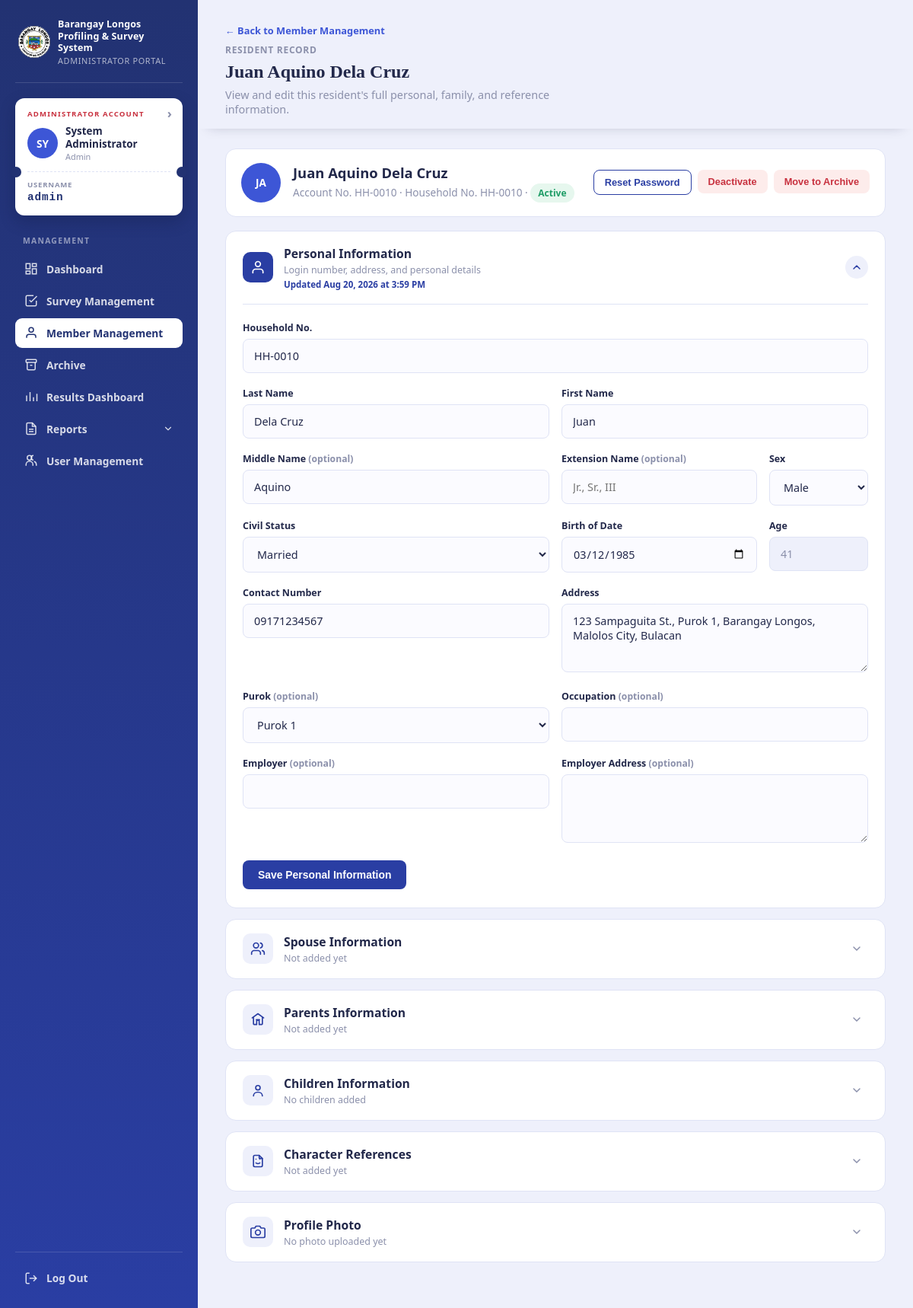
/admin/pages/resident_view.php?id=10 (signed in), run on the app's committed database.
### tables this page shows
CREATE TABLE `staff_admin` (
  `id` int(10) UNSIGNED NOT NULL,
  `username` varchar(80) NOT NULL,
  `full_name` varchar(120) NOT NULL,
  `password_hash` varchar(255) NOT NULL,
  `role` enum('admin','staff') NOT NULL DEFAULT 'staff',
  `contact_number` varchar(30) NOT NULL DEFAULT '',
  `address` text NOT NULL,
  `birthday` date DEFAULT NULL,
  `is_active` tinyint(1) NOT NULL DEFAULT 1,
  `archived_at` timestamp NULL DEFAULT NULL,
  `created_at` timestamp NULL DEFAULT current_timestamp()
);

CREATE TABLE `residents` (
  `id` int(10) UNSIGNED NOT NULL,
  `resident_number` varchar(30) NOT NULL,
  `household_number` varchar(30) NOT NULL,
  `head_name` varchar(120) NOT NULL,
  `contact_number` varchar(30) NOT NULL,
  `address` text NOT NULL,
  `purok` varchar(20) DEFAULT NULL,
  `is_active` tinyint(1) NOT NULL DEFAULT 1,
  `password_hash` varchar(255) NOT NULL,
  `must_change_password` tinyint(1) NOT NULL DEFAULT 1,
  `archived_at` timestamp NULL DEFAULT NULL,
  `created_at` timestamp NULL DEFAULT current_timestamp(),
  `updated_at` timestamp NULL DEFAULT current_timestamp() ON UPDATE current_timestamp()
);

### admin/pages/resident_view.php (the view, shortened to what the rows shown need)
<?php
require_once __DIR__ . '/../../config/admin_auth.php';
$admin = require_admin();
$db = database();
$residentId = filter_input(INPUT_GET, 'id', FILTER_VALIDATE_INT);
$residentStmt = $db->prepare('SELECT * FROM residents WHERE id = ? LIMIT 1');
$residentStmt->execute([$residentId]);
$resident = $residentStmt->fetch();
$accountSuccess = flash('member_success');
$accountError = flash('member_error');
$accountOpen = $accountError !== null || $accountSuccess !== null;
$activeSection = 'personal';
$personalOpen = $activeSection === 'personal';
?>
<!doctype html>
<html lang="en">
<head>
<link rel="stylesheet" href="../../assets/css/dashboard.css?v=13">
<link rel="stylesheet" href="../css/logout.css">
<link rel="stylesheet" href="../../assets/css/admin-management.css?v=3">
<link rel="stylesheet" href="../../assets/css/profile.css?v=5">
<link rel="stylesheet" href="../css/confirm-modal.css?v=3">
<link rel="stylesheet" href="../css/resident-view.css?v=1">
</head>
<body>
<div class="portal-shell">
<aside class="sidebar">
    <div class="id-card" data-navigate-href="admin_profile.php"><div class="id-eyebrow"><?= $admin['role'] === 'admin' ? 'Administrator Account' : 'Staff Account' ?></div><div class="id-card-row"><div class="id-avatar"><?= h(strtoupper(substr($admin['full_name'], 0, 2))) ?></div><div class="id-card-name"><?=h($admin['full_name'])?><small><?=h(ucfirst($admin['role']))?></small></div></div><div class="id-card-perf"></div><div class="id-card-number"><span>Username</span><?= h($admin['username']) ?></div></div>
</aside>
<main class="main" data-active-section="<?= h($activeSection) ?>">
<div class="sticky-head">
    <div class="topbar">
        <div class="rv-header-content">
            <a class="rv-back" href="members.php">&larr; Back to Member Management</a>
            <div class="page-eyebrow">Resident record</div>
            <h1 class="page-title"><?= h($resident['head_name']) ?></h1>
            <p class="page-sub">View and edit this resident's full personal, family, and reference information.</p>
        </div>
    </div>
    </div>
    <div class="rv-id-strip card">
        <div class="rv-id-text">
            <div class="rv-id-name"><?= h($resident['head_name']) ?></div>
            <div class="rv-id-meta">Account No. <?= h($resident['resident_number']) ?> &middot; Household No. <?= h($resident['household_number']) ?> &middot; <span class="status-pill <?= $resident['archived_at'] !== null ? 'is-archived' : ($resident['is_active'] ? 'is-active' : 'is-inactive') ?>"><?= $resident['archived_at'] !== null ? 'Archived' : ($resident['is_active'] ? 'Active' : 'Deactivated') ?></span></div>
        </div>
    </div>
    <details class="card accordion-card" id="account-card" <?= ($personalOpen || $accountOpen) ? 'open' : '' ?>>
        <div class="accordion-body">
            <div class="accordion-body-inner">
                <form id="profileForm" method="post" action="../../process/admin_update_personal.php" data-validate>
                    <div class="field">
                        <label for="householdNo">Household No.</label>
                        <input type="text" id="householdNo" name="household_number" value="<?= h($resident['household_number']) ?>" required>
                    </div>
                    <div class="form-row">
                        <div class="field">
                            <label for="contactNo">Contact Number</label>
                            <input type="tel" id="contactNo" name="contact_number" value="<?= h($resident['contact_number']) ?>" inputmode="numeric" pattern="[0-9]{11}" maxlength="11" title="Enter an 11-digit contact number using numbers only" oninput="this.value=this.value.replace(/[^0-9]/g,'').slice(0,11)" required>
                        </div>
                        <div class="field">
                            <label for="address">Address</label>
                            <textarea id="address" name="address" required><?= h($resident['address']) ?></textarea>
                        </div>
                    </div>
                </form>
            </div>
        </div>
    </details>
</main>
</div>
</body>
</html>

### data on the page
staff_admin: full_name "SY", full_name "System Administrator", role "Admin", username "admin"
residents: head_name "Juan Aquino Dela Cruz", resident_number "HH-0010", household_number "HH-0010", contact_number "09171234567", address "123 Sampaguita St., Purok 1, Barangay Longos, Malolos City, Bulacan"

### other printed values
$initials "JA"
$verb "Updated"
date('M j, Y \a\t g:i A', strtotime($timestamp)) "Aug 20, 2026 at 3:59 PM"
$childrenSubtitle "No children added"
form field civil_status "Married"
form field purok "Purok 1"
